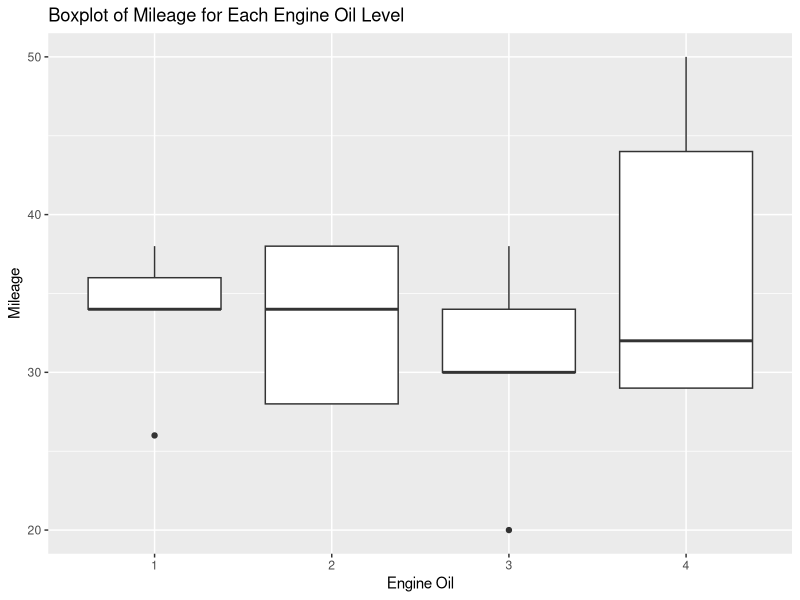

The R script that drew this image:
## ---- chunk 1
library(tidyverse)
library(rstatix)
library(car)
library(ggplot2)
library(lme4)

# Load the data of the study
dataframe <- data.frame('Cars' = rep(1:5, each = 4),
                        'Oil' = rep(1:4, times = 5),
                        'Mileage' = c(36, 38, 30, 29,
                                      34, 38, 30, 29,
                                      34, 28, 38, 32,
                                      38, 34, 20, 44,
                                      26, 28, 34, 50))
dataframe$Oil <- as.factor(dataframe$Oil)

#TheBOXPLOT
ggplot(dataframe, aes(x = factor(Oil), y = Mileage)) +
  geom_boxplot() +
  labs(x = "Engine Oil", y = "Mileage") +
  ggtitle("Boxplot of Mileage for Each Engine Oil Level")

## ---- chunk 2

#SHAPIRO-WILK TEST
shapiro_test <- dataframe %>%
  group_by(Oil) %>%
  summarise(p_value = shapiro.test(Mileage)$p.value)
print(shapiro_test)


## ---- chunk 3

# MAULCHY's Test 
mauchly_test <- dataframe %>%
  anova_test(dv = Mileage, wid = Cars, within = Oil, detailed = TRUE)
print(mauchly_test)

# POST-HOC Test
posthoc <- dataframe %>%
  pairwise_t_test(
    Mileage ~ Oil,
    paired = TRUE,
    p.adjust.method = "holm",
    effect.size = "cohen.d"
  )
print(posthoc)

